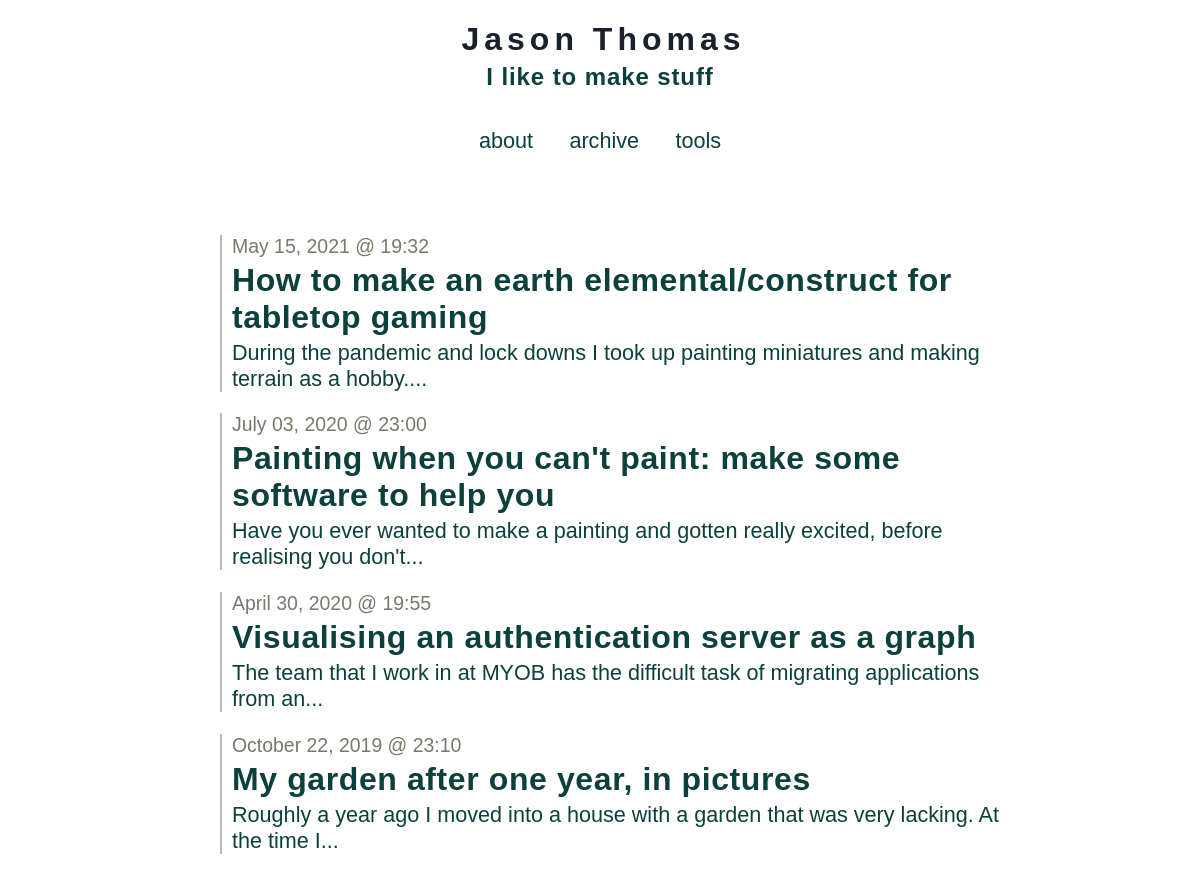
Page /archive (upper part) on the earlier database version.
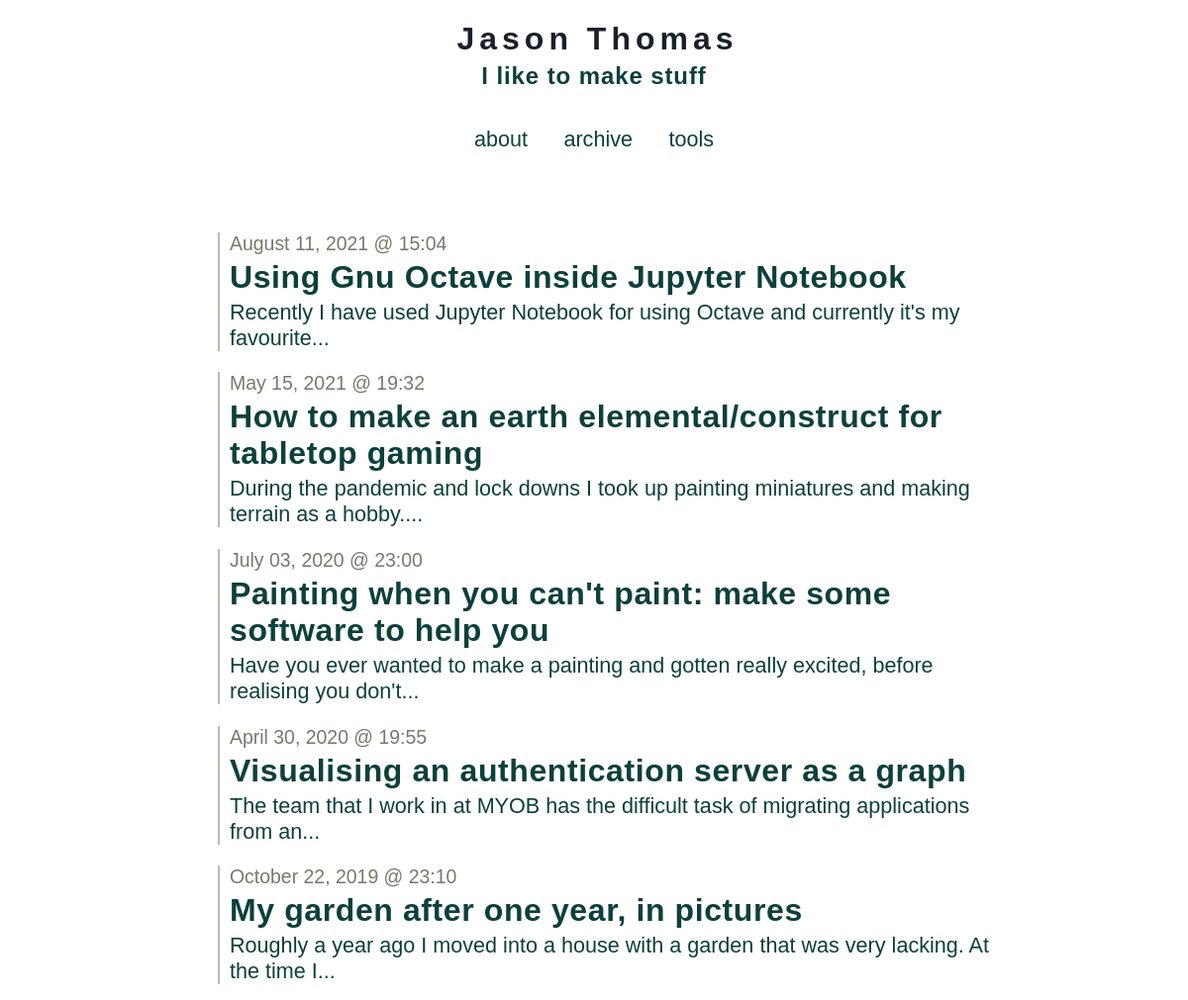
Same page on the later database version.
### tables this page shows
CREATE TABLE entries (
  id integer primary key autoincrement,
  entryDate date not null,
  title text not null,
  text text not null
);

### app.py (the view)
@app.route('/archive')
def show_archive():
    session.pop('logged_in', None)
    entries = getSqlRecords()
    return render_template('show_archive.html', entries=entries)

### app.py (called while the page is built)
def connect_db():
    return sqlite3.connect(app.config['DATABASE'])

def getSqlRecords():
    cursor = g.db.execute('select title, entryDate, text from entries order by id asc')
    entries = [dict(title=row[0], date=row[1], text=row[2]) for row in cursor.fetchall()]
    return entries

@app.before_request
def before_request():
    g.db = connect_db()

@app.teardown_request
def teardown_request(exception):
    db = getattr(g, 'db', None)
    if db is not None:
        db.close()

@app.after_request
def after_request(response):
    response.headers.set('X-Content-Type-Options', 'nosniff')
    response.headers.set('X-Frame-Options', 'DENY')
    response.headers.set('X-XSS-Protection', '1; mode=block')
    response.headers.set('Strict-Transport-Security', 'max-age=63072000')
    return response

### templates/show_archive.html
{% extends "layout.html" %}
{% block body %}
  <ul class=entries>
  {% set entry_length=entries|length %}
  {% if entry_length > 0 %}
    {% for entry in entries|reverse() %}
      {% set this_entry_i=entry_length-loop.index %}
      <li class=archiveLink value=><a href="/post?postNum={{this_entry_i}}"><p class=dateText>{{ entry.date|safe }}</p><h2>{{ entry.title }}</h2> <p>{{entry.text|striptags|truncate(100) }}</p></a>
    {% endfor %}
  {% else %}
    <li><em>Why not say something?</em>
  {% endif %}
  </ul>
{% endblock %}

### templates/layout.html (shortened to what this page needs)
<!doctype html>
<link rel="stylesheet" href="{{ url_for('static', filename='default.css') }}">
<link rel=stylesheet type=text/css href="{{ url_for('static', filename='style.css') }}">
<div class=topBanner>
  <a href="/">
    <h1>Jason Thomas</h1>
    <h4>I like to make stuff</h4>
  </a>
</div>
<div class=topLinks>
  <a href="{{ url_for('about') }}">about</a>
  <a href="{{ url_for('show_archive') }}">archive</a>
  <a href="{{ url_for('my_work') }}">tools</a>
</div>
<div class=page>
  {% block body %}{% endblock %}
</div>

### static/style.css (style rules this page uses)
a,h2,h3 { color: #0C403C; }
a:link { text-decoration: none; }
h1,h2,h3,h4 { letter-spacing: 0.6px; }
.page { margin: 3em auto; padding: .8em; max-width: 800px; }
.page a { text-decoration: underline; }
li { margin-bottom: 1em; list-style: none; padding-left:10px; border-left: 2px solid #BBB8B1; margin-left:10px; }
.archiveLink * { cursor:pointer; margin-bottom: 0.125em; margin-top: 0.125em; }
.archiveLink a { text-decoration: none; }
ul { padding-left:10px; }
.topBanner { width: 100%; text-align: center; cursor: pointer; }
.topBanner h1 { font-size: 4.0vh; margin-bottom:5px; letter-spacing:5px; margin-left:7px; color: #1A202C; }
.topBanner h4 { font-size: 3.0vh; letter-spacing:0.9px; margin-top:5px; color: #0C403C; }
.metanav, .topLinks { text-align: center; font-size: 0.9em; padding: 0.3em; }
.topLinks * { margin: 0.75em; margin-top: 0; }
.dateText { margin-bottom:0px; color: #7B776D; font-size:90%; }
h1 { font-size: 4.0vh; }
h2 { font-size: 4.0vh; }
h4 { font-size: 3.2vh; }
p, a, code, li { font-size: 2.7vh; }

Differences in the rows shown:
added entries: date "August 11, 2021 @ 15:04", title "Using Gnu Octave inside Jupyter Notebook", text "Recently I have used Jupyter Notebook for using Octave and currently it's my favourite..."
